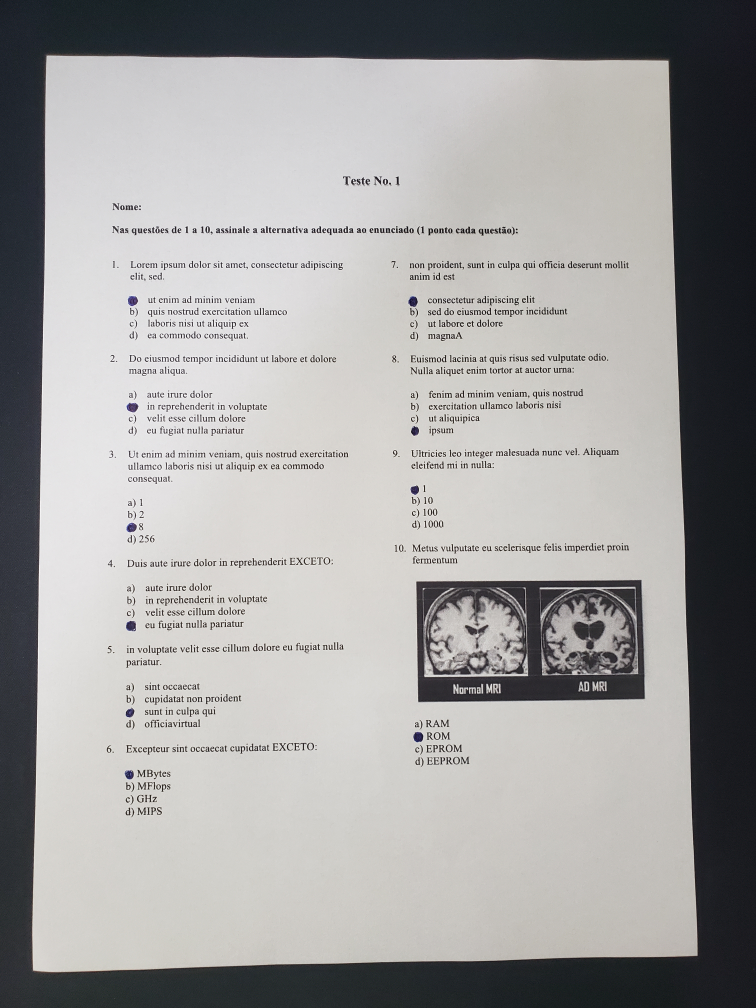
#> input picture testes/prova/originais/provaImpressa/gabarito.jpg, 3024 x 4032 px (shown at 1/4 size)
$ python 'Esse agora vai.py'
#> lines starting #> are read from the running program, lines starting #| are printed output that depends on the picture; after the words box and inside, x2 and y2 are one past the last pixel; in counts of white or black regions, pixels touching at a corner belong together
import cv2
import imutils
import numpy as np

def resize(img, height=800):
    """ Resize image to given height """
    rat = height / img.shape[0]
    return cv2.resize(img, (int(rat * img.shape[1]), height))

def order_points(pts):
	# initialzie a list of coordinates that will be ordered
	# such that the first entry in the list is the top-left,
	# the second entry is the top-right, the third is the
	# bottom-right, and the fourth is the bottom-left
	rect = np.zeros((4, 2), dtype = "float32")

	# the top-left point will have the smallest sum, whereas
	# the bottom-right point will have the largest sum
	s = pts.sum(axis = 1)
	rect[0] = pts[np.argmin(s)]
	rect[2] = pts[np.argmax(s)]

	# now, compute the difference between the points, the
	# top-right point will have the smallest difference,
	# whereas the bottom-left will have the largest difference
	diff = np.diff(pts, axis = 1)
	rect[1] = pts[np.argmin(diff)]
	rect[3] = pts[np.argmax(diff)]

	# return the ordered coordinates
	return rect

def four_point_transform(image, pts):
	# obtain a consistent order of the points and unpack them
	# individually
	rect = order_points(pts)
	(tl, tr, br, bl) = rect

	# compute the width of the new image, which will be the
	# maximum distance between bottom-right and bottom-left
	# x-coordiates or the top-right and top-left x-coordinates
	widthA = np.sqrt(((br[0] - bl[0]) ** 2) + ((br[1] - bl[1]) ** 2))
	widthB = np.sqrt(((tr[0] - tl[0]) ** 2) + ((tr[1] - tl[1]) ** 2))
	maxWidth = max(int(widthA), int(widthB))

	# compute the height of the new image, which will be the
	# maximum distance between the top-right and bottom-right
	# y-coordinates or the top-left and bottom-left y-coordinates
	heightA = np.sqrt(((tr[0] - br[0]) ** 2) + ((tr[1] - br[1]) ** 2))
	heightB = np.sqrt(((tl[0] - bl[0]) ** 2) + ((tl[1] - bl[1]) ** 2))
	maxHeight = max(int(heightA), int(heightB))

	# now that we have the dimensions of the new image, construct
	# the set of destination points to obtain a "birds eye view",
	# (i.e. top-down view) of the image, again specifying points
	# in the top-left, top-right, bottom-right, and bottom-left
	# order
	dst = np.array([
		[0, 0],
		[maxWidth - 1, 0],
		[maxWidth - 1, maxHeight - 1],
		[0, maxHeight - 1]], dtype = "float32")

	# compute the perspective transform matrix and then apply it
	M = cv2.getPerspectiveTransform(rect, dst)
	warped = cv2.warpPerspective(image, M, (maxWidth, maxHeight))

	# return the warped image
	return warped

photosTrace = ['prova/originais/provaImpressa/gabarito.jpg', 'prova/originais/provaImpressa/aluno.jpg', 'prova/originais/provaImpressa/provaO.jpg'] #adicionar prova em branco
photos = []
for photoTrace in photosTrace:
	im_gray = cv2.imread(photoTrace, cv2.IMREAD_GRAYSCALE)
	im_gray = cv2.medianBlur(im_gray,9)
	ratio = im_gray.shape[0] / 800.0
	orig = im_gray.copy()
	im_gray = resize(im_gray)
	blur = cv2.GaussianBlur(im_gray, (5, 5), 0)
	edged = cv2.Canny(blur, 75, 200)
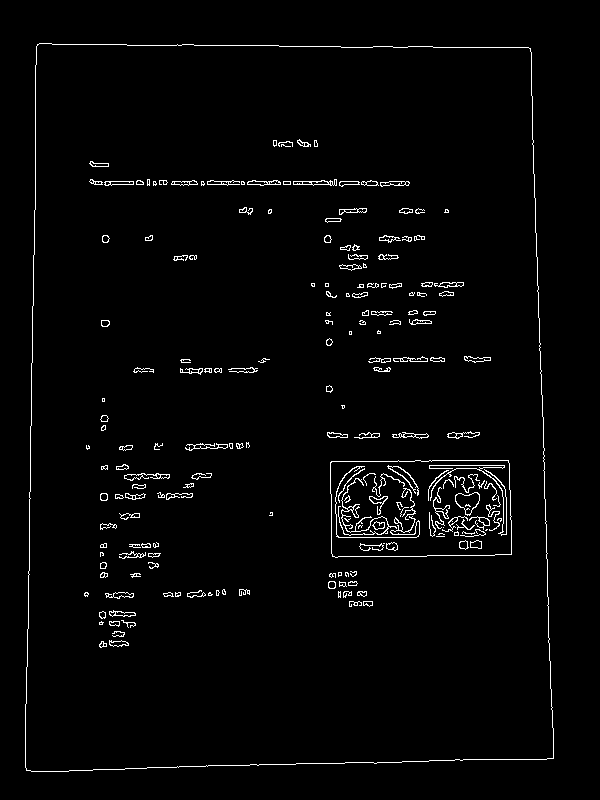
#> edged: shape (800, 600); 2.3% white in thin lines or dots, all inside (x1, y1, x2, y2) = (25, 43, 554, 772)

	cv2.imwrite("edged.png", edged)

	cnts = cv2.findContours(edged.copy(), cv2.RETR_LIST, cv2.CHAIN_APPROX_SIMPLE)
#> cnts = 382 contours, 206 with area under 20; largest, box (x1, y1, x2, y2) and area: (25, 43, 554, 772) 366897, (25, 43, 554, 772) 366895, (330, 460, 512, 558) 17030, (330, 460, 512, 558) 17026, (455, 492, 480, 516) 345
	cnts = imutils.grab_contours(cnts)
	cnts = sorted(cnts, key = cv2.contourArea, reverse = True)[:5]
#> cnts = 5 contours; box (x1, y1, x2, y2) and area: (25, 43, 554, 772) 366897, (25, 43, 554, 772) 366895, (330, 460, 512, 558) 17030, (330, 460, 512, 558) 17026, (455, 492, 480, 516) 345

	for c in cnts:
		# approximate the contour
		peri = cv2.arcLength(c, True)
		approx = cv2.approxPolyDP(c, 0.02 * peri, True)

		# if our approximated contour has four points, then we
		# can assume that we have found our screen
		if len(approx) == 4:
			screenCnt = approx
			break
#> this loop made 1 pass
#> (peri, screenCnt) on pass 1: (2499.9, [[37, 44], [26, 770], [553, 758], [530, 48]])

	cv2.drawContours(im_gray, [screenCnt], -1, (0, 255, 0), 2)
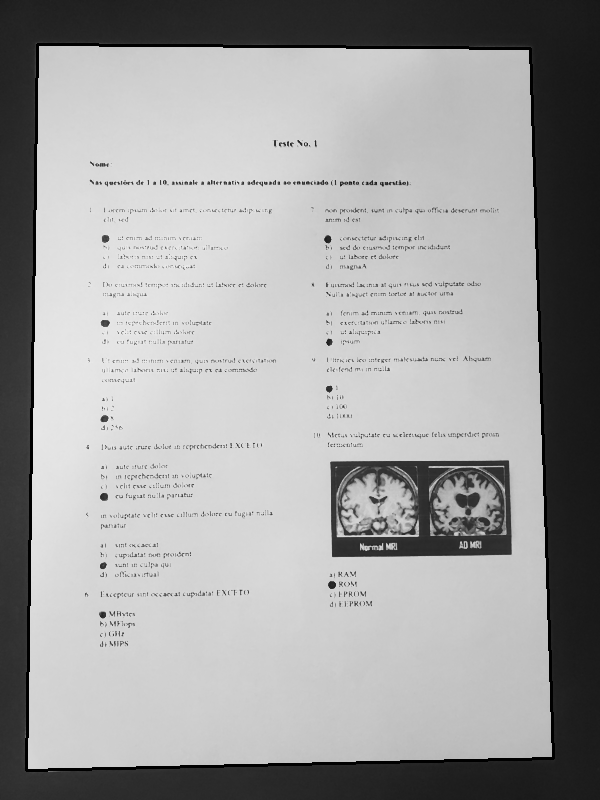
#> im_gray: shape (800, 600); min 0, max 239, mean 159.9

	warped = four_point_transform(orig, screenCnt.reshape(4, 2) * ratio)
#> in order_points, `s = pts.sum(axis = 1)`: s = [408.2, 4011.8, 6607.4, 2913.1]
#> in order_points, `diff = np.diff(pts, axis = 1)`: diff = [35.28, 3749.8, 1033.2, -2429.3]
#> in four_point_transform, `rect = order_points(pts)`: rect = [[186.5, 221.8], [2671.2, 241.9], [2787.1, 3820.3], [131, 3880.8]]
#> in four_point_transform, `(tl, tr, br, bl) = rect`: tl = [186.5, 221.8]; tr = [2671.2, 241.9]; br = [2787.1, 3820.3]; bl = [131, 3880.8]
#> in four_point_transform, `widthA = np.sqrt(((br[0] - bl[0]) ** 2) + ((br[1] - bl[1]) ** 2))`: widthA = 2656.8
#> in four_point_transform, `widthB = np.sqrt(((tr[0] - tl[0]) ** 2) + ((tr[1] - tl[1]) ** 2))`: widthB = 2484.8
#> in four_point_transform, `maxWidth = max(int(widthA), int(widthB))`: maxWidth = 2656
#> in four_point_transform, `heightA = np.sqrt(((tr[0] - br[0]) ** 2) + ((tr[1] - br[1]) ** 2))`: heightA = 3580.3
#> in four_point_transform, `heightB = np.sqrt(((tl[0] - bl[0]) ** 2) + ((tl[1] - bl[1]) ** 2))`: heightB = 3659.5
#> in four_point_transform, `maxHeight = max(int(heightA), int(heightB))`: maxHeight = 3659
#> in four_point_transform, `dst = np.array([ [0, 0], [maxWidth - 1, 0], [maxWidth - 1, maxHeight -..`: dst = [[0, 0], [2655, 0], [2655, 3658], [0, 3658]]
#> in four_point_transform, `M = cv2.getPerspectiveTransform(rect, dst)`: M = [[1.05, 0.0159, -199.1], [-0.0087, 1.07, -236.2], [-8.62e-06, 1.91e-05, 1]]
#> in four_point_transform, `warped = cv2.warpPerspective(image, M, (maxWidth, maxHeight))`:
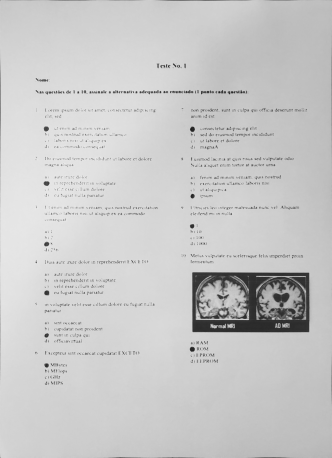
#> warped: shape (3659, 2656) (shown at 1/8 size); min 21, max 244, mean 200.9
	im_lim = cv2.adaptiveThreshold(warped, 255, cv2.ADAPTIVE_THRESH_GAUSSIAN_C, cv2.THRESH_BINARY_INV, 81, 20)
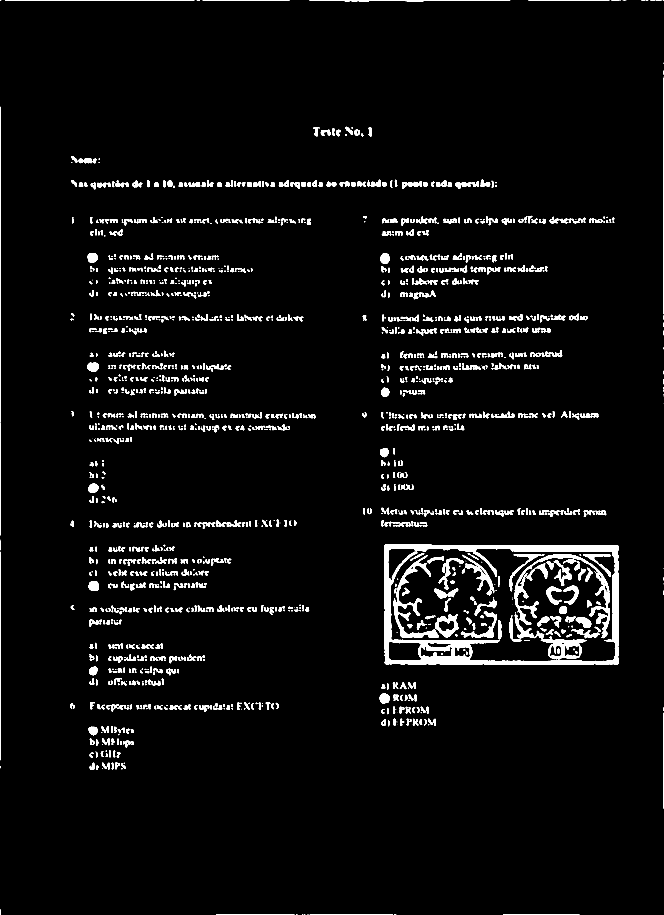
#> im_lim: shape (3659, 2656) (shown at 1/4 size); 3.7% white; 1836 white regions (342 under 20 px), largest, box (x1, y1, x2, y2) and area: (1538, 2178, 2476, 2658) 67095, (2057, 2217, 2440, 2553) 14245, (1574, 2221, 1756, 2550) 10115
	warped = (warped > im_lim).astype("uint8") * 255
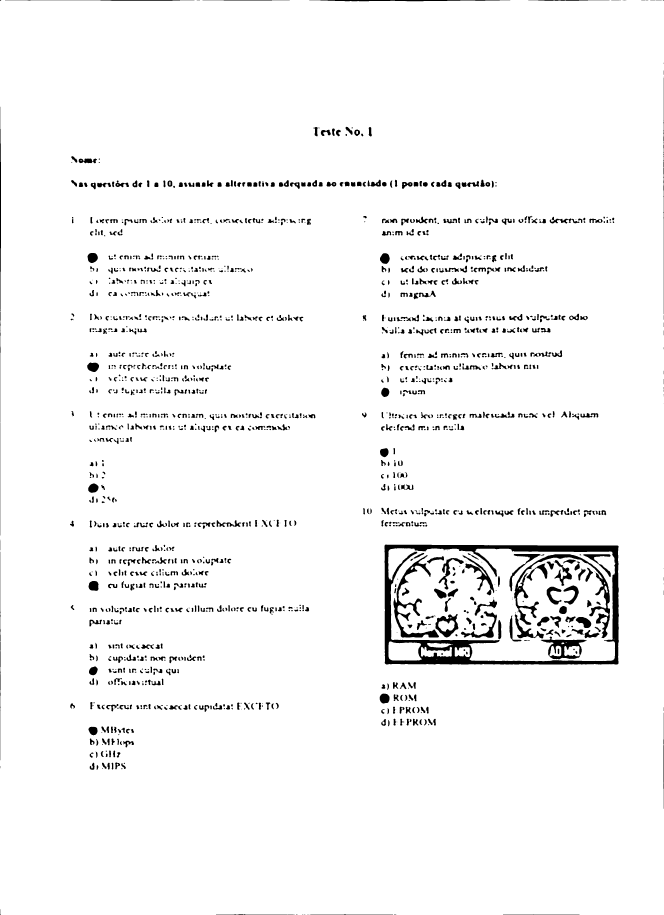
#> warped: shape (3659, 2656) (shown at 1/4 size); 96.3% white; 1836 black regions (342 under 20 px), largest, box (x1, y1, x2, y2) and area: (1538, 2178, 2476, 2658) 67095, (2057, 2217, 2440, 2553) 14245, (1574, 2221, 1756, 2550) 10115

	photos.append(imutils.resize(warped, height = 800))
#> pass 2 of the loop `for photoTrace in photosTrace:`:
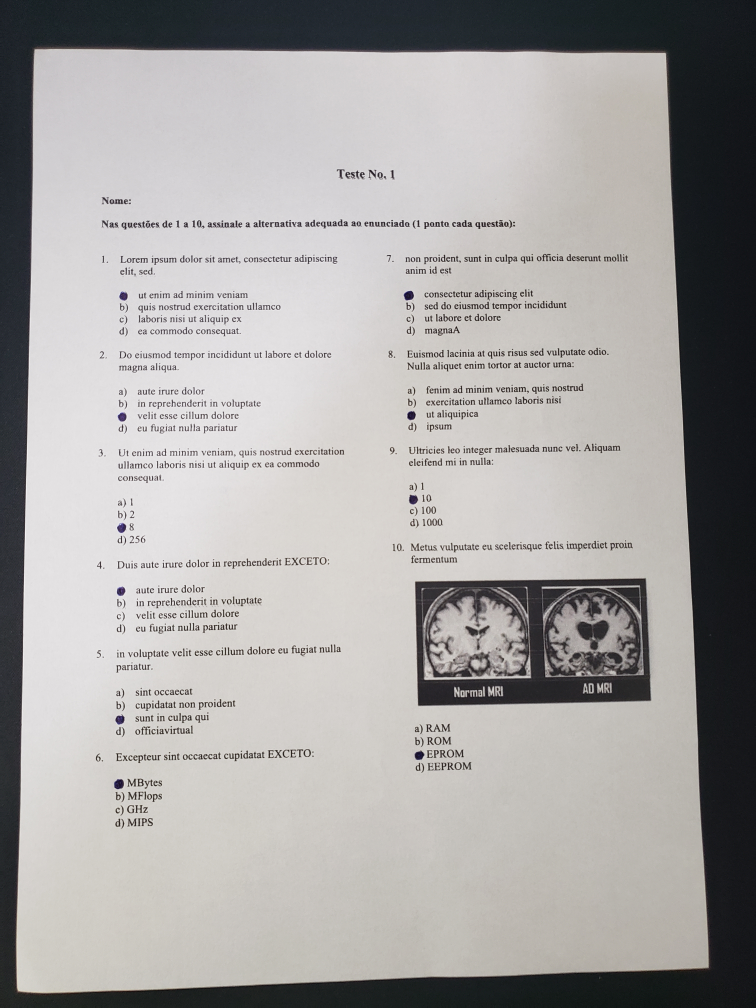
#> input picture testes/prova/originais/provaImpressa/aluno.jpg, 3024 x 4032 px (shown at 1/4 size)
#> `edged = cv2.Canny(blur, 75, 200)`:
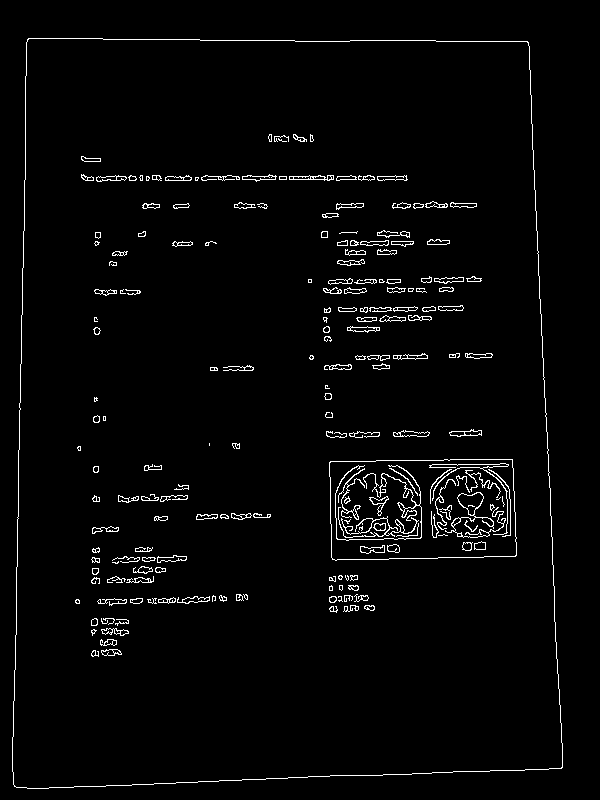
#> edged: shape (800, 600); 2.6% white in thin lines or dots, all inside (x1, y1, x2, y2) = (12, 38, 563, 789)
#> `cnts = cv2.findContours(edged.copy(), cv2.RETR_LIST, cv2.CHAIN_APPROX_..`: cnts = 415 contours, 180 with area under 20; largest, box (x1, y1, x2, y2) and area: (12, 38, 563, 789) 388004, (12, 38, 563, 789) 388000, (329, 459, 517, 561) 18007, (329, 459, 517, 561) 18003, (445, 492, 506, 538) 460
#> `cnts = sorted(cnts, key = cv2.contourArea, reverse = True)[:5]`: cnts = 5 contours; box (x1, y1, x2, y2) and area: (12, 38, 563, 789) 388004, (12, 38, 563, 789) 388000, (329, 459, 517, 561) 18007, (329, 459, 517, 561) 18003, (445, 492, 506, 538) 460
#> the loop `for c in cnts:` made 1 pass
#> (peri, screenCnt) on pass 1: (2560.4, [[28, 38], [14, 786], [561, 768], [528, 42]])
#> `warped = (warped > im_lim).astype("uint8") * 255`:
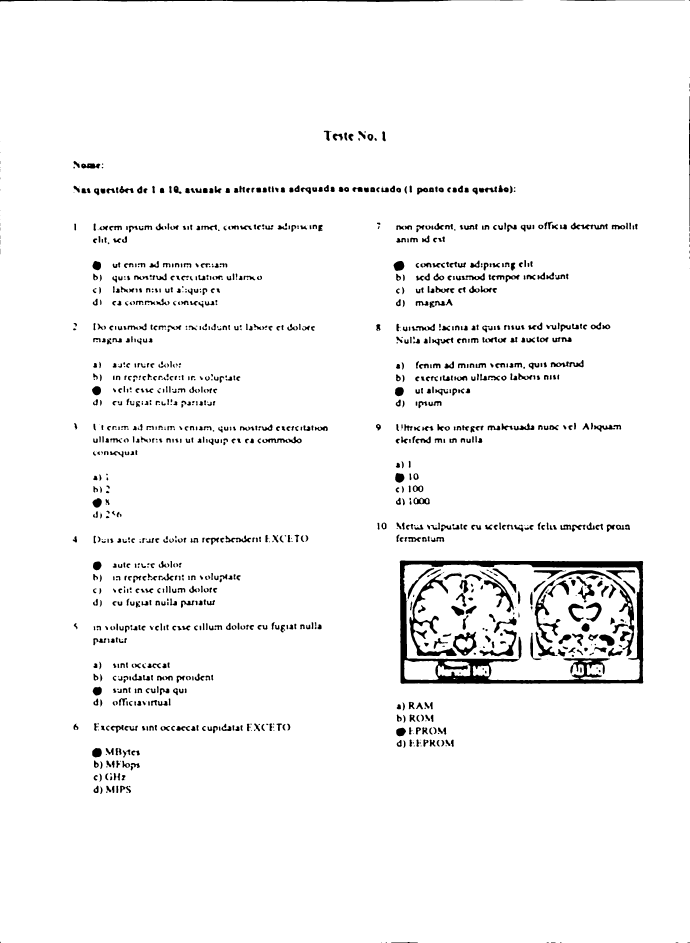
#> warped: shape (3770, 2758) (shown at 1/4 size); 96% white; 1414 black regions (141 under 20 px), largest, box (x1, y1, x2, y2) and area: (1599, 2242, 2573, 2735) 72575, (1637, 2292, 1827, 2624) 10426, (0, 0, 2091, 8) 8599

gabarito =  photos[0]
aluno = photos[1]
prova = photos[2]

#Redimensiona

min = gabarito.shape[1]

if(min > aluno.shape[1]):
	min = aluno.shape[1]
elif(min > prova.shape[1]):
	min = prova.shape[1]


gabarito = cv2.resize(gabarito, (min, 800))
aluno = cv2.resize(aluno, (min, 800))
#> aluno: shape (800, 580)
prova = cv2.resize(prova, (min, 800))
#> prova: shape (800, 580)

cv2.imwrite("prova/resultados/gabarito_lim.jpeg", gabarito)
cv2.imwrite("prova/resultados/aluno_lim.jpeg", aluno)
cv2.imwrite("prova/resultados/prova_lim.jpeg", prova)

subtractGabarito = cv2.subtract(gabarito, aluno)
cv2.imwrite("prova/resultados/subtractGabarito.jpeg", subtractGabarito)

subtractProva = cv2.subtract(prova, gabarito)
cv2.imwrite("prova/resultados/subtractProva.jpeg", subtractProva)

kernel = np.ones((5,5),np.uint8)

medianGabarito = cv2.medianBlur(subtractGabarito,3)
medianProva = cv2.medianBlur(subtractProva,3)

medianGabarito = cv2.dilate(medianGabarito,kernel, iterations = 13)
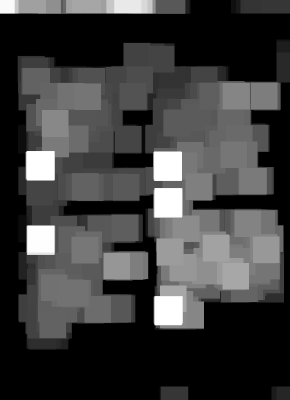
#> medianGabarito: shape (800, 580) (shown at 1/2 size); min 0, max 255, mean 61.1
medianProva = cv2.dilate(medianProva,kernel, iterations = 10)
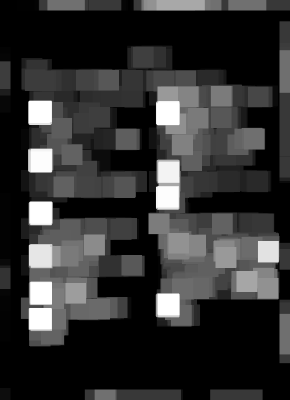
#> medianProva: shape (800, 580) (shown at 1/2 size); min 0, max 255, mean 49.7

cv2.imwrite("prova/resultados/medianGabarito.jpeg", medianGabarito)
cv2.imwrite("prova/resultados/medianProva.jpeg", medianProva)

(cntsGabarito, _) = cv2.findContours(medianGabarito.copy(), cv2.RETR_EXTERNAL, cv2.CHAIN_APPROX_SIMPLE)
#> cntsGabarito = 5 contours; box (x1, y1, x2, y2) and area: (35, 79, 580, 700) 251902, (0, 0, 382, 28) 10262, (462, 0, 580, 27) 3042, (317, 773, 377, 800) 1534, (543, 773, 580, 800) 936
(cntsProva, _) = cv2.findContours(medianProva.copy(), cv2.RETR_EXTERNAL, cv2.CHAIN_APPROX_SIMPLE)
#> cntsProva = 10 contours; largest, box (x1, y1, x2, y2) and area: (41, 90, 580, 693) 214194, (261, 0, 580, 22) 6469, (559, 42, 580, 366) 6460, (0, 386, 21, 683) 5920, (34, 0, 256, 21) 4420

print("QUESTÕES: " + str(len(cntsProva)))
#| QUESTÕES: 10
print("ERROS: " + str(len(cntsGabarito)))
#| ERROS: 5
print("NOTA: " + str(len(cntsProva) - len(cntsGabarito)))
#| NOTA: 5
